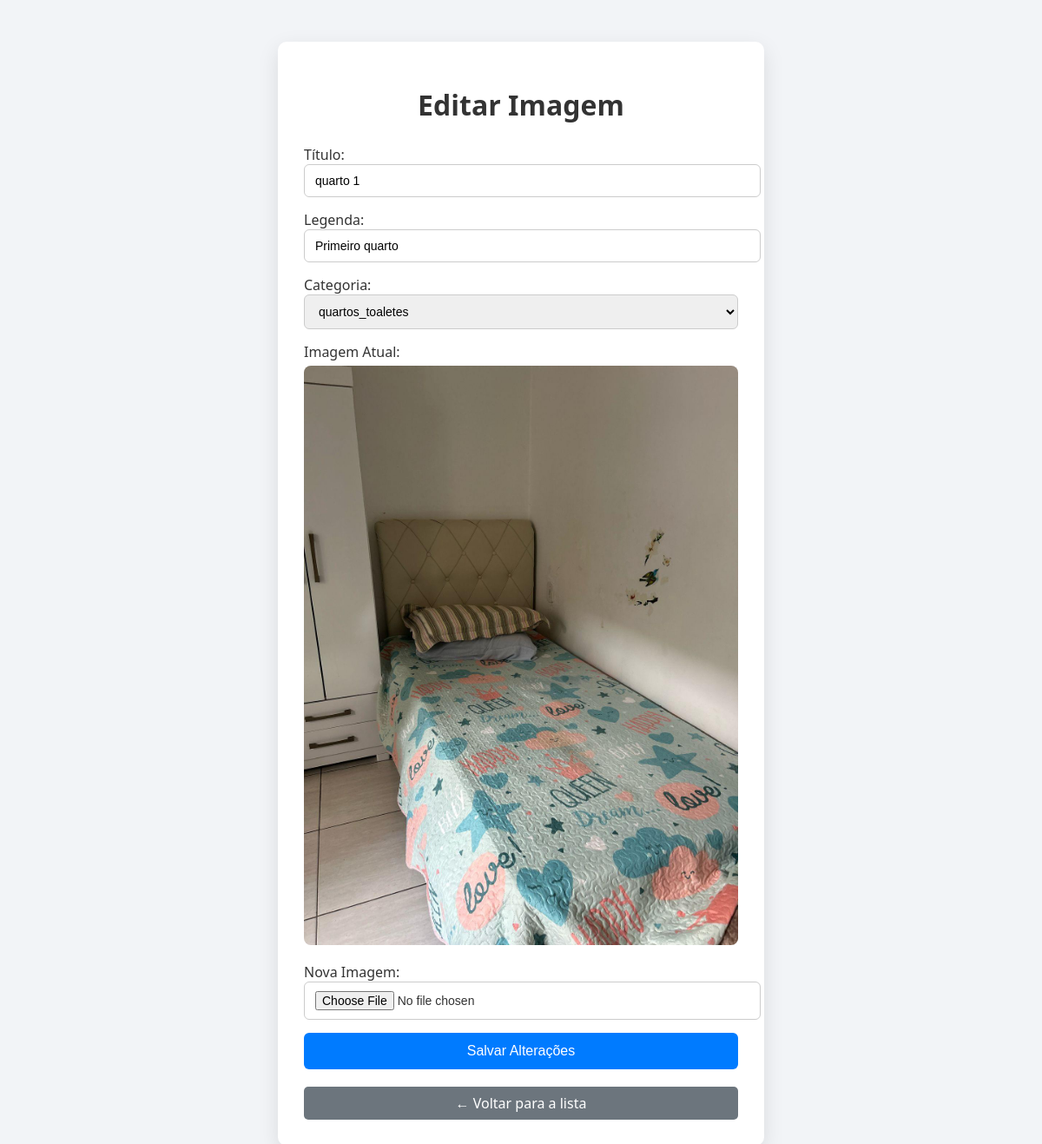
Screenshot of /painel_admin/galeria-editar.php?id=2 (signed in) with the database file from the repository.
### tables this page shows
CREATE TABLE `galeria` (
  `id` int(11) NOT NULL,
  `titulo` varchar(255) NOT NULL,
  `caminho` varchar(255) NOT NULL,
  `legenda` varchar(255) DEFAULT NULL,
  `categoria_id` int(11) NOT NULL,
  `criado_em` timestamp NOT NULL DEFAULT current_timestamp()
);

CREATE TABLE `categoria` (
  `id` int(11) NOT NULL,
  `nome` varchar(100) NOT NULL
);

### painel_admin/galeria-editar.php (the view, shortened to what this page needs)
<?php
$conn = new mysqli('casaderepouso.vpscronos0691.mysql.dbaas.com.br', 'casaderepouso', 'Casaderepouso2025@', 'casaderepouso');
$id = $_GET['id'] ?? 0;
$categorias = $conn->query("SELECT * FROM categoria");
$stmt = $conn->prepare("SELECT id, titulo, legenda, categoria_id, caminho FROM galeria WHERE id = ?");
$stmt->bind_param("i", $id);
$stmt->execute();
$stmt->bind_result($id_result, $titulo_result, $legenda_result, $categoria_id_result, $caminho_result);
$item = [
    'id' => $id_result,
    'titulo' => $titulo_result,
    'legenda' => $legenda_result,
    'categoria_id' => $categoria_id_result,
    'caminho' => $caminho_result
];
?>
<!DOCTYPE html>
<html>
<head>
</head>
<body>
  <div class="container">
    <h1>Editar Imagem</h1>
    <form method="POST" enctype="multipart/form-data">
      <label>Título:
        <input type="text" name="titulo" value="<?php echo htmlspecialchars($item['titulo']); ?>" required>
      </label>
      <label>Legenda:
        <input type="text" name="legenda" value="<?php echo htmlspecialchars($item['legenda']); ?>">
      </label>
      <label>Categoria:
        <select name="categoria_id">
          <?php while ($cat = $categorias->fetch_assoc()): ?>
            <option value="<?php echo $cat['id']; ?>" <?php if ($cat['id'] == $item['categoria_id']) echo 'selected'; ?>>
              <?php echo htmlspecialchars($cat['nome']); ?>
            </option>
          <?php endwhile; ?>
        </select>
      </label>
      <label>Imagem Atual:
        <img src="galeria-upload/<?php echo htmlspecialchars($item['caminho']); ?>" alt="Imagem Atual">
      </label>
      <label>Nova Imagem:
        <input type="file" name="imagem" accept="image/*">
      </label>
      <button type="submit">Salvar Alterações</button>
      <a href="galeria-lista.php" class="voltar">← Voltar para a lista</a>
    </form>
  </div>
</body>
</html>

### painel_admin/galeria-editar.php (style rules this page uses)
body { font-family: 'Segoe UI', Tahoma, Geneva, Verdana, sans-serif; background: #f2f4f7; display: flex; justify-content: center; align-items: flex-start; min-height: 100vh; padding: 40px 20px; }
.container { background: #fff; padding: 30px; border-radius: 10px; max-width: 500px; width: 100%; box-shadow: 0 8px 25px rgba(0,0,0,0.1); }
h1 { text-align: center; color: #333; margin-bottom: 25px; }
label { display: block; margin-bottom: 15px; color: #333; font-weight: 500; }
input[type="text"], select, input[type="file"] { width: 100%; padding: 10px 12px; border: 1px solid #ccc; border-radius: 6px; font-size: 14px; transition: border 0.3s ease; }
img { max-width: 100%; border-radius: 8px; margin-top: 5px; height: auto; }
button { background: #007bff; color: #fff; border: none; padding: 12px 20px; font-size: 16px; border-radius: 6px; cursor: pointer; width: 100%; transition: background 0.3s ease; }
a.voltar { display: inline-block; background: #6c757d; color: #fff; padding: 8px 14px; border-radius: 5px; margin-top: 20px; text-decoration: none; transition: background 0.3s ease; width: 100%; text-align: center; box-sizing: border-box; }

### rows the page displays
galeria: titulo "quarto 1", legenda "Primeiro quarto", categoria_id "quartos_toaletes", caminho (picture)
